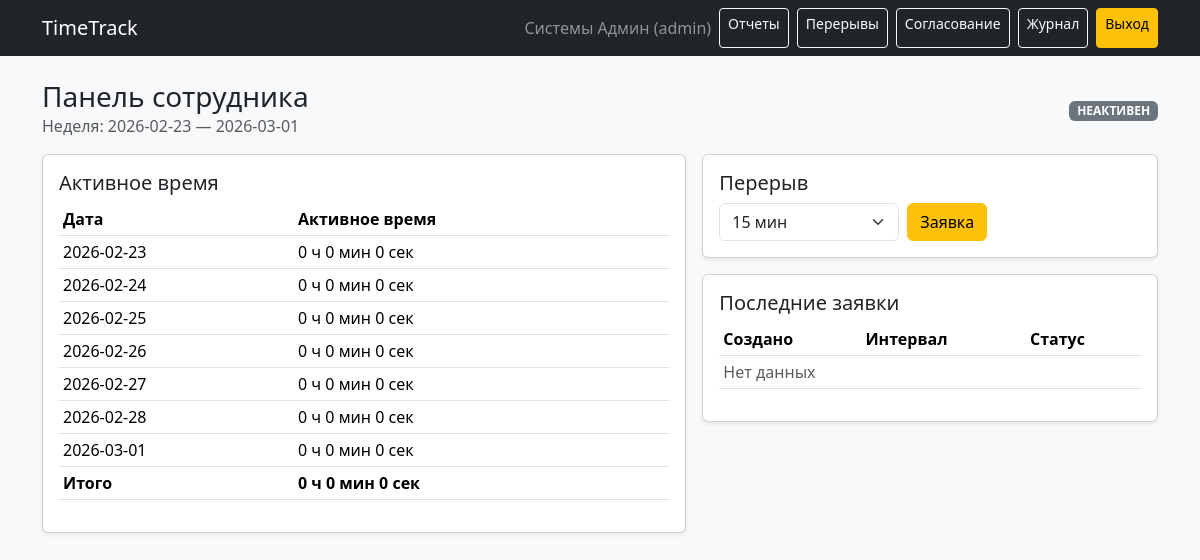
The app's page /dashboard (signed in) with its own data.
### models.py (models this page shows)
class User(UserMixin, db.Model):
    __tablename__ = "users"
    id = db.Column(db.Integer, primary_key=True)
    username = db.Column(db.String(64), nullable=False, unique=True)
    password_hash = db.Column(db.String(255), nullable=False)
    first_name = db.Column(db.String(100), nullable=False, default="Имя")
    last_name = db.Column(db.String(100), nullable=False, default="Фамилия")
    role = db.Column(db.String(20), nullable=False, default="employee")
    department_id = db.Column(db.Integer, db.ForeignKey("departments.id"), nullable=True)
    department = db.relationship("Department", backref="users")

### app.py (the view)
    @app.route("/dashboard")
    @login_required
    def dashboard():
        today = datetime.utcnow().date()
        start_week = today - timedelta(days=today.weekday())
        end_week = start_week + timedelta(days=6)
        stats = (
            DailyWorkStat.query.filter(
                DailyWorkStat.user_id == current_user.id,
                DailyWorkStat.work_date >= start_week,
                DailyWorkStat.work_date <= end_week,
            )
            .order_by(DailyWorkStat.work_date.asc())
            .all()
        )
        stat_map = {s.work_date: s for s in stats}
        days = []
        total_active_seconds = 0
        for i in range(7):
            d = start_week + timedelta(days=i)
            s = stat_map.get(d)
            active_seconds = s.active_seconds if s else 0
            total_active_seconds += active_seconds
            days.append({"date": d, "active_seconds": active_seconds})
        now = datetime.utcnow()
        on_break = is_on_break(current_user.id, now)
        today_stat = DailyWorkStat.query.filter_by(user_id=current_user.id, work_date=today).first()
        is_active_now = False
        if today_stat and today_stat.last_ping_at:
            delta = (datetime.utcnow() - today_stat.last_ping_at).total_seconds()
            is_active_now = bool(today_stat.last_state_active) and (delta <= 30)
        recent_breaks = (
            BreakRequest.query.filter_by(user_id=current_user.id)
            .order_by(BreakRequest.requested_at.desc())
            .limit(10)
            .all()
        )
        return render_template(
            "dashboard.html",
            days=days,
            total_active_seconds=total_active_seconds,
            start=start_week,
            end=end_week,
            is_active_now=is_active_now,
            on_break=on_break,
            recent_breaks=recent_breaks,
        )

### templates/dashboard.html (shortened to what this page needs)
{% extends "base.html" %}
{% block content %}
<div class="d-flex justify-content-between align-items-center mb-3">
  <div>
    <h3 class="mb-0">Панель сотрудника</h3>
    <div class="text-muted">Неделя: {{ start }} — {{ end }}</div>
  </div>
  <div class="text-end">
    {% if on_break %}
      <span id="stateBadge" class="badge bg-warning text-dark">ПЕРЕРЫВ</span>
    {% elif is_active_now %}
      <span id="stateBadge" class="badge bg-success">АКТИВЕН</span>
    {% else %}
      <span id="stateBadge" class="badge bg-secondary">НЕАКТИВЕН</span>
    {% endif %}
  </div>
</div>
<div class="row g-3">
  <div class="col-lg-7">
    <div class="card shadow-sm">
      <div class="card-body">
        <h5 class="card-title">Активное время</h5>
        <div class="table-responsive">
          <table class="table table-sm align-middle">
            <thead>
              <tr><th>Дата</th><th>Активное время</th></tr>
            </thead>
            <tbody>
              {% for d in days %}
                {% set h = d.active_seconds // 3600 %}
                {% set mm = (d.active_seconds % 3600) // 60 %}
                {% set s = d.active_seconds % 60 %}
                <tr>
                  <td>{{ d.date }}</td>
                  <td>
                    <span class="dayTime" data-date="{{ d.date }}">{{ h }} ч {{ mm }} мин {{ s }} сек</span>
                  </td>
                </tr>
              {% endfor %}
            </tbody>
            <tfoot>
              {% set th = total_active_seconds // 3600 %}
              {% set tmm = (total_active_seconds % 3600) // 60 %}
              {% set ts = total_active_seconds % 60 %}
              <tr>
                <th>Итого</th>
                <th><span id="totalTime">{{ th }} ч {{ tmm }} мин {{ ts }} сек</span></th>
              </tr>
            </tfoot>
          </table>
        </div>
      </div>
    </div>
  </div>
  <div class="col-lg-5">
    <div class="card shadow-sm mb-3">
      <div class="card-body">
        <h5 class="card-title">Перерыв</h5>
        <form method="post" action="{{ url_for('breaks') }}" class="d-flex gap-2">
          <select class="form-select" name="minutes" style="max-width: 180px;">
            <option value="15" selected>15 мин</option>
          </select>
          <button class="btn btn-warning" type="submit">Заявка</button>
        </form>
      </div>
    </div>
    <div class="card shadow-sm">
      <div class="card-body">
        <h5 class="card-title">Последние заявки</h5>
        <div class="table-responsive">
          <table class="table table-sm align-middle">
            <thead><tr><th>Создано</th><th>Интервал</th><th>Статус</th></tr></thead>
            <tbody>
              {% for b in recent_breaks %}
              <tr>
                <td>{{ b.requested_at.strftime("%Y-%m-%d %H:%M") }}</td>
                <td>{{ b.start_at.strftime("%H:%M") }} — {{ b.end_at.strftime("%H:%M") }}</td>
                <td>
                  {% if b.status == 'APPROVED' %}
                    <span class="badge bg-success">APPROVED</span>
                  {% elif b.status == 'REJECTED' %}
                    <span class="badge bg-danger">REJECTED</span>
                  {% else %}
                    <span class="badge bg-secondary">PENDING</span>
                  {% endif %}
                </td>
              </tr>
              {% else %}
              <tr><td colspan="3" class="text-muted">Нет данных</td></tr>
              {% endfor %}
            </tbody>
          </table>
        </div>
      </div>
    </div>
  </div>
</div>
{% endblock %}

### templates/base.html (shortened to what this page needs)
<!doctype html>
<html lang="ru">
<head>
  <link href="https://cdn.jsdelivr.net/npm/bootstrap@5.3.3/dist/css/bootstrap.min.css" rel="stylesheet">
</head>
<body class="bg-light">
<nav class="navbar navbar-expand-lg navbar-dark bg-dark">
  <div class="container">
    <a class="navbar-brand" href="{{ url_for('dashboard') }}">TimeTrack</a>
    <div class="d-flex gap-2">
      {% if current_user.is_authenticated %}
        <span class="navbar-text text-white-50">
          {{ current_user.last_name }} {{ current_user.first_name }} ({{ current_user.role }})
        </span>
        <a class="btn btn-sm btn-outline-light" href="{{ url_for('reports') }}">Отчеты</a>
                <a class="btn btn-sm btn-outline-light" href="{{ url_for('breaks') }}">Перерывы</a>
        {% if current_user.role in ('admin','manager') %}
          <a class="btn btn-sm btn-outline-light" href="{{ url_for('approvals') }}">Согласование</a>
        {% endif %}
        {% if current_user.role == 'admin' %}
          <a class="btn btn-sm btn-outline-light" href="{{ url_for('audit') }}">Журнал</a>
        {% endif %}
        <a class="btn btn-sm btn-warning" href="{{ url_for('logout') }}">Выход</a>
      {% endif %}
    </div>
  </div>
</nav>
<div class="container py-4">
  {% block content %}{% endblock %}
</div>
</body>
</html>

### records on screen
User: last_name "Системы", first_name "Админ", role "admin"

### other values on screen
{{ start }} "2026-02-23"
{{ end }} "2026-03-01"
{{ d.date }} "2026-02-23" "2026-02-24" "2026-02-25" "2026-02-26" "2026-02-27" "2026-02-28" "2026-03-01"
{{ h }} "0" "0" "0" "0" "0" "0"
{{ mm }} "0" "0" "0" "0" "0" "0"
{{ s }} "0" "0" "0" "0" "0" "0"
